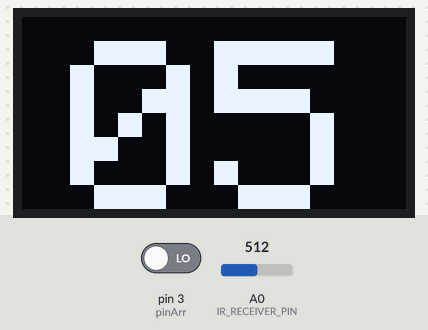
This sketch was run on a simulated Arduino Uno, built with avr-gcc and run on an emulated ATmega328P. Parts: 128×64 one-colour display. The test bench sets the inputs (shaded band); at power-on: A0 (IR_RECEIVER_PIN) = 512, pin 3 (pinArr) LOW.

Above: at 1.2 s.
1.3 s: A0 (IR_RECEIVER_PIN) set to 1023
At 2.2 s:
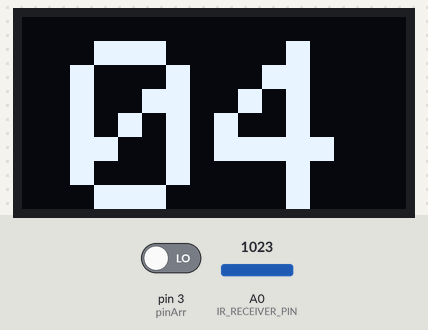
Timing chart, 0 to 4.3 s (numbered marks = the images above; inputs shaded):
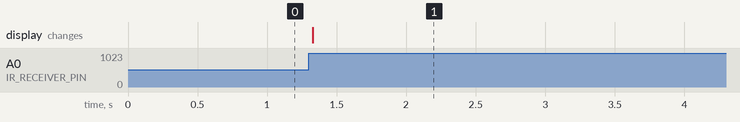

The sketch:

vyper_t-28.ino
```cpp
//By Monty C

/*Here's how it will work:
 * It's simple. When the trigger is pulled, count down 1 from the ammo. When a magazine is inserted, refill the ammo. A button can be
 * used to toggle through the different magazine sizes: 5, 6, 10, 12, 15, 18, 22, 25, and 36. The last mode is counts up, starting from 0,
 * which can be accessed from the toggling the magazine sizes. The magazine sizes will increment, with the press of the button, from 0,
 * 5, 6, 12 … 36 and will not decrement, for the sake of simplicity.
 *
 *
 * I am aware that the code isn't that good. It's not my best, not my neatest, and it's not too efficient for working with micro controllers, but it should be fine.
 */

//libraries, so the display can work
#include <Adafruit_GFX.h>
#include <Adafruit_SSD1306.h>

//initialize stuff for display
//for I2C:
#define OLED_RESET 4
Adafruit_SSD1306 display(OLED_RESET);

//for SPI:
//#define OLED_MOSI   9
//#define OLED_CLK   10
//#define OLED_DC    11
//#define OLED_CS    12
//#define OLED_RESET 13
//Adafruit_SSD1306 display(OLED_MOSI, OLED_CLK, OLED_DC, OLED_RESET, OLED_CS);

//set the height and width of the screen
#define SCREEN_WIDTH 128
#define SCREEN_HEIGHT 64

#define IR_RECEIVER_PIN 0
#define IR_MAP_TRIP_VAL 95

//include a seperate file for the other code
#include "helper.h"

//this code will run when the Arduino turns on
void setup() {
  //begin stuff for the display
  //for I2C:
  display.begin(SSD1306_SWITCHCAPVCC, 0x3C);

  //for SPI
//  display.begin(SSD1306_SWITCHCAPVCC);


  //set up buttons
  initButtons(2);
  //show the ammo
  displayAmmo();

  //turn on an LED on the board. This will make the red LED an indicator that the board is powered up and all.
  digitalWrite(13, HIGH);

}

//this code loops many times a second
void loop() {
  //count ammo, constantly check for the trigger switch to be pressed to count
  countAmmo();
  //toggle between magazine sizes, constanly check for the magazine toggle switch to be pressed
  toggleMags();
  //change magazine, constantly check for the magazine switch to be pressed/not pressed
  changeMag();

}
```

helper.h
```cpp
//since we have three buttons, I don't want to type the exact same code 3 times. So I use this.
//Here, each button has all its own values, all for itself, and I only have to type the code once
class Button {
    public:
        //a variable to store the value of the pin, so the computer knows which one to check
        int PIN;

    //constructors
    public:
        //initialze some stuff for the button when its created
        Button();
        Button(int);

    public:
        //some special values for checking if the button is pressed, called debouncing
        //simply checking if a button has been pressed isn't always so easy, so we do this.
        unsigned long lastDebounceTime;   //keep track of when the button was pressed
        unsigned long debounceDelay = 50;  //create a delay between when to check. Here, its 50 milliseconds.

        int btnState;   //keep track of the state of the button: pressed(HIGH), or not pressed(LOW)
        int lastBtnState = LOW;   //and the last state of the button

        bool isPressed = false;   //so we can check the state of the button in other places

        unsigned long numTimesPressed = 0;    //keep track of how many times the button is pressed

    public:
        //here, we actually check if the button is pressed, "debounce"
        bool isBtnPressed(bool isCheckHighVal) {
            bool returnVal = false;     //flag so can return at end of method

            //read the state of the button
            this -> btnState = digitalRead(this -> PIN);


            //check if button changes state
            if (this -> btnState != this -> lastBtnState) {
              //delay
              if (micros() >= (this -> lastDebounceTime) + (this -> debounceDelay)) {
                //check if btn acutally pressed
                if (this -> btnState == isCheckHighVal) {
                    returnVal = true;
                    isPressed = true;   //it is pressed, so we have to let outside code know as well
                    numTimesPressed++;  //when the button is pressed, add 1 to the variable storing how many times its pressed
                } else {
                    isPressed = false;    //it is not pressed, so we have to let outside code know as well
                }
              }
            }

            //set some values so we know what to check next time
            this -> lastDebounceTime = micros();
            this -> lastBtnState = this -> btnState;

            return returnVal;
        }   //method

};

//constructors
//stuff to do when the buttons are created
Button::Button () {
    PIN = -1;
}

//stuff to do when the buttons are created
Button::Button (int pin) {
    //set up stuff for the button's pin
    PIN = pin;

    pinMode(pin, INPUT);
}

//keep track of which pins will be used
//
//
//
//if you want to use different pins, change these. The first value = trigger, second = mag release, third = toggle mag
const byte pinArr[] = {4, 3};

//stuff to help keep track of magazine stuff
//
//
//
//if you want to add/remove magazine sizes, do that here. Remember, they go in order when you toggle between them, from left to right in this.
//
//when you change the value, the "currentMagSize"(several lines below) has to be less than the number of different magazines sizes,
//the number of different magazine size values in the "magSizeArr" you can change "currentMagSize" to whatever you want.
//When it program first starts, when the microcontroller turns on, the 5th element of "magSizeArr" is the current magazine size,
//starting from 0.
//Ex: byte array = {1(0), 2(1), 3(2), 4(3)} - the numbers without parenthesis are the values this array/list
//stores, and the number between the parenthesis indicates which place they are, their "index", where they are in the list/array.
//If I want to access the value 1, which is the first value of the array/list, which the computer sees as the
//"zeroith" value, I would do array[0]. If I want to access the value 3, the third value of the array, I would do array[2]
byte magSizeArr[] = {5, 6, 8, 10, 12, 15, 18, 20, 22, 25, 36, 0};  //keep track of the magazine sizes
byte currentMagSize = 0;  //keep track of the current magazine size
byte currentAmmo = magSizeArr[currentMagSize];    //keep track of how much ammo there currently is
byte maxAmmo = magSizeArr[currentMagSize];    //keep track of what the max ammo is, for use when reloading

//setting up the buttons
Button btnArr[5]; //keep track of all the buttons
//create buttons, using the code at the top of this file, so the microcontroller knows they exist and what to do with them
void initButtons (int numOfBtns) {
    btnArr[numOfBtns];

    //0 = trigger, 1 = mag release, 2 = toggle mag
    for (int i = 0; i < numOfBtns; i++) {
      btnArr[i] = Button(pinArr[i]);
    }

}

//display text onto the display
void displayText(String text) {
  byte textSize = 8;  //set the size of the text
  display.clearDisplay(); //clear the display, so the stuff that was here before is no longer here
  display.setTextSize(textSize);  //set the size of the text
  display.setTextColor(WHITE);    //set the color of text text
  //tell the display where to draw the text
  display.setCursor( (SCREEN_WIDTH/2) - ((text.length()*2) * (textSize * 1.5)), (SCREEN_HEIGHT/2) - (textSize * 3) );  //center text
  display.print(text);    //print the text
  display.display();    //display the text
}

//display ammo onto the display
void displayAmmo(){
    String textToDisplay = "00";    //create something to store what to print. This is empty now
    //if the ammo to print, current ammo, is less that 10, make it like '01' or '04'
    if (currentAmmo < 10) {
      textToDisplay = "0" + (String)currentAmmo; //fill the thing we used to store what to print
    } else {    //if not, leave it as is
      textToDisplay = (String)currentAmmo;   //fill the thing we used to store what to print
    }

    displayText(textToDisplay);  //display the text, the ammo
}

//count ammo
unsigned long lastReadingTime, lastReading, debouncDelay = 50;   //keep track of when the button was pressed
void countAmmo() {
    //when the magazine is inserted AND the IR gate is broken
    int IRreading = map( analogRead(IR_RECEIVER_PIN), 0, 1023, 0, 100);
    if (IRreading != lastReading) {
        if (micros() >= (lastReadingTime + debouncDelay)) {
            if (IRreading > IR_MAP_TRIP_VAL ){
                //make sure that the ammo is less than 99 so it doesnt overflow the display
                //make sure it's in increment mode
                if ( (magSizeArr[currentMagSize] == 0) && (currentAmmo < 99) ) {
                    currentAmmo++;    //increment ammo

                    //make sure that the ammo is more than 0 so no negative numbers are displayed
                    //make sure it's in increment mode
                } else if ( (currentAmmo > 0) && (magSizeArr[currentMagSize] != 0) ){
                    currentAmmo--;    //decrement ammo
                }
                displayAmmo();    //display the ammo
            }
        }
    }

    lastReadingTime = micros();
    lastReading = IRreading;


}

//change magazines
void changeMag() {
    //make sure the magazine insertion detection button is pressed from not being pressed
    if (btnArr[0].isBtnPressed(true) ) {   //when the magazine is inserted
        currentAmmo = maxAmmo;  //set current ammo to the max amount of ammo
        displayAmmo();
    } else if (btnArr[0].isBtnPressed(true) ) {   //when the magazine is removed
        currentAmmo = 0;
    }


}

//toggle between the various magazine sizes
void toggleMags () {
  //check if the magazine toggle button is pressed
  if (btnArr[1].isBtnPressed(false)) {
      //make sure the value doesn't overflow:
      //if the we're trying to access the 10th element of the array, but there are only 9 elements, the program will break
        //must keep the value trying to access is within the amount of values there are.
        if (currentMagSize < ((sizeof(magSizeArr)/sizeof(magSizeArr[0])) - 1) ) {
            currentMagSize ++;  //change current magazine size
        } else {
            currentMagSize = 0;
        }

        //there's a new max ammo, because there's a new magazine size
        maxAmmo = magSizeArr[currentMagSize];
        currentAmmo = maxAmmo;
        displayAmmo();    //display the maxAmmo
    }


}
```

Measured:
- after the input at 1.3 s, the display: changes at once (image 1)
